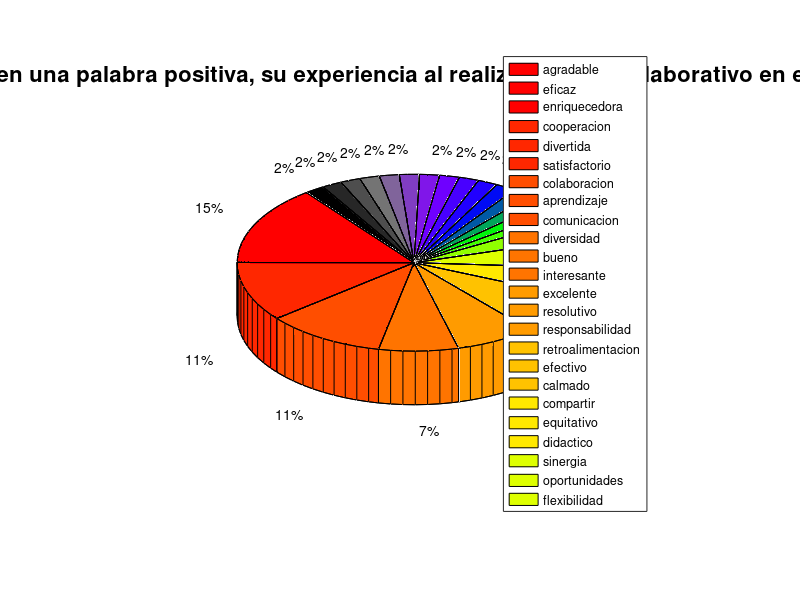

Write MATLAB code to recreate this figure.
% Datos y etiquetas
y = [8, 6, 6, 4, 4, 4, 3, 3, 2, 1, 1, 1, 1, 1, 1, 1, 1, 1, 1, 1, 1, 1, 1, 1];
labels = {'agradable', 'eficaz', 'enriquecedora', 'cooperacion', 'divertida', 'satisfactorio', 'colaboracion', 'aprendizaje', 'comunicacion', 'diversidad', 'bueno', 'interesante', 'excelente', 'resolutivo', 'responsabilidad', 'retroalimentacion', 'efectivo', 'calmado', 'compartir', 'equitativo', 'didactico', 'sinergia', 'oportunidades', 'flexibilidad'};

% Colores personalizados y porcentajes
colors = [
    1 0 0;  % Rojo
    1 0.5 0;  % Naranja
    1 1 0;  % Amarillo
    0 1 0;  % Verde
    0 0 1;  % Azul
    0.5 0 1;  % Morado
    0.5 0.5 0.5;  % Gris
    0 0 0;  % Negro
];

% Degradar los colores
numSegments = numel(y);
colors = interp1(1:size(colors, 1), colors, linspace(1, size(colors, 1), numSegments));

% Crear el gráfico de pastel con colores personalizados
pie3(y);

% Asignar colores personalizados a cada segmento
colormap(colors);

% Agregar la leyenda
legend(labels);

% Agregar el título
title('(12) Describa, en una palabra positiva, su experiencia al realizar trabajo colaborativo en el aula presencial', 'FontSize', 16);
